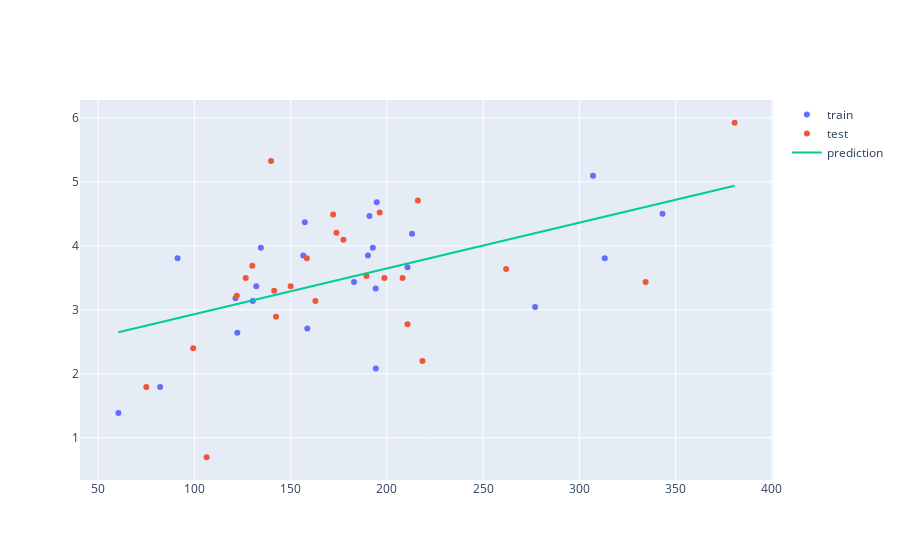

Notebook source saved alongside this figure:
### Markdown cell above
#### Tweets vs Policy Count

### Code cell
import plotly.express as px
import plotly.graph_objects as go
from sklearn.linear_model import LinearRegression
from sklearn.model_selection import train_test_split
from sklearn.metrics import mean_squared_error, r2_score
from sklearn.model_selection import KFold
from sklearn.model_selection import cross_val_score
import numpy as np

df = state_tp_stat_all[state_tp_stat_all['state']!="DC"][['tweets_100k', 'count']] #[state_tp_stat_all['state']!="DC"]
y = np.log(df['count'])
# y = np.log(df.tweets_100k)

# X = df['count'][:, None]
X = df[['tweets_100k']]

# X, y = shuffle(X, y)
X_train, X_test, y_train, y_test = train_test_split(X, y, train_size=0.5, random_state=0)

model = LinearRegression()
model.fit(X_train, y_train)

x_range = np.linspace(X.min(), X.max(), 100)
y_range = model.predict(x_range).reshape(-1)


fig = go.Figure([
    go.Scatter(x=X_train.squeeze(), y=y_train, name='train', mode='markers'),
    go.Scatter(x=X_test.squeeze(), y=y_test, name='test', mode='markers'),
    go.Scatter(x=x_range.reshape(-1), y=y_range, name='prediction')
])

fig.show()

print("intercept:", model.intercept_.round(2))
print("slope:", model.coef_[0].round(2))

y_pred = model.predict(X_test)

MSE = mean_squared_error(y_test, y_pred)
print("MSE:", MSE.round(2))
print("RMSE:", np.sqrt(MSE).round(2))

R2 = r2_score(y_test, y_pred)
print("R2:\t", R2.round(3))

### Figure 1 — Plotly figure (JSON) as saved in the notebook; plotly's stock layout.template omitted (floating-point values rounded to 4 significant figures)
{"data": [{"mode": "markers", "name": "train", "type": "scatter", "x": [213.1, 156.5, 194.2, 190.1, 192.7, 343.2, 158.7, 157.3, 130.3, 194.7, 191.0, 91.23, 60.49, 134.5, 210.7, 307.1, 194.2, 182.9, 82.18, 277.0, 313.2, 132.1, 121.3, 122.3], "y": [4.19, 3.85, 2.079, 3.85, 3.97, 4.5, 2.708, 4.369, 3.135, 4.682, 4.466, 3.807, 1.386, 3.97, 3.664, 5.094, 3.332, 3.434, 1.792, 3.045, 3.807, 3.367, 3.178, 2.639]}, {"mode": "markers", "name": "test", "type": "scatter", "x": [139.8, 218.5, 99.34, 162.9, 380.6, 208.1, 158.4, 196.2, 177.4, 122.0, 106.3, 334.4, 189.4, 141.4, 74.99, 198.7, 142.4, 173.8, 261.9, 126.6, 172.1, 210.7, 216.1, 130.1, 150.0], "y": [5.328, 2.197, 2.398, 3.135, 5.924, 3.497, 3.807, 4.522, 4.094, 3.219, 0.6931, 3.434, 3.526, 3.296, 1.792, 3.497, 2.89, 4.205, 3.638, 3.497, 4.489, 2.773, 4.71, 3.689, 3.367]}, {"name": "prediction", "type": "scatter", "x": [60.49, 63.72, 66.95, 70.19, 73.42, 76.66, 79.89, 83.12, 86.36, 89.59, 92.83, 96.06, 99.29, 102.5, 105.8, 109.0, 112.2, 115.5, 118.7, 121.9, 125.2, 128.4, 131.6, 134.9, 138.1, 141.3, 144.6, 147.8, 151.0, 154.3, 157.5, 160.7, 164.0, 167.2, 170.4, 173.7, 176.9, 180.1, 183.4, 186.6, 189.8, 193.1, 196.3, 199.5, 202.8, 206.0, 209.2, 212.5, 215.7, 218.9, 222.2, 225.4, 228.7, 231.9, 235.1, 238.4, 241.6, 244.8, 248.1, 251.3, 254.5, 257.8, 261.0, 264.2, 267.5, 270.7, 273.9, 277.2, 280.4, 283.6, 286.9, 290.1, 293.3, 296.6, 299.8, 303.0, 306.3, 309.5, 312.7, 316.0, 319.2, 322.4, 325.7, 328.9, 332.1, 335.4, 338.6, 341.8, 345.1, 348.3, 351.5, 354.8, 358.0, 361.2, 364.5, 367.7, 370.9, 374.2, 377.4, 380.6], "y": [2.648, 2.671, 2.695, 2.718, 2.741, 2.764, 2.787, 2.81, 2.833, 2.857, 2.88, 2.903, 2.926, 2.949, 2.972, 2.996, 3.019, 3.042, 3.065, 3.088, 3.111, 3.134, 3.158, 3.181, 3.204, 3.227, 3.25, 3.273, 3.297, 3.32, 3.343, 3.366, 3.389, 3.412, 3.435, 3.459, 3.482, 3.505, 3.528, 3.551, 3.574, 3.597, 3.621, 3.644, 3.667, 3.69, 3.713, 3.736, 3.76, 3.783, 3.806, 3.829, 3.852, 3.875, 3.898, 3.922, 3.945, 3.968, 3.991, 4.014, 4.037, 4.061, 4.084, 4.107, 4.13, 4.153, 4.176, 4.199, 4.223, 4.246, 4.269, 4.292, 4.315, 4.338, 4.362, 4.385, 4.408, 4.431, 4.454, 4.477, 4.5, 4.524, 4.547, 4.57, 4.593, 4.616, 4.639, 4.663, 4.686, 4.709, 4.732, 4.755, 4.778, 4.801, 4.825, 4.848, 4.871, 4.894, 4.917, 4.94]}], "layout": {"autosize": true, "xaxis": {"autorange": true, "range": [41.03, 400.1], "type": "linear"}, "yaxis": {"autorange": true, "range": [0.31, 6.307], "type": "linear"}}}
